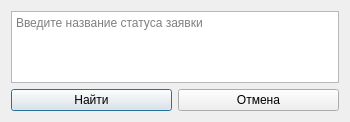
<?xml version="1.0" encoding="UTF-8"?>
<ui version="4.0">
 <class>findfile</class>
 <widget class="QDialog" name="findfile">
  <property name="geometry">
   <rect>
    <x>0</x>
    <y>0</y>
    <width>350</width>
    <height>122</height>
   </rect>
  </property>
  <property name="windowTitle">
   <string>Dialog</string>
  </property>
  <layout class="QVBoxLayout" name="verticalLayout_2">
   <item>
    <layout class="QVBoxLayout" name="verticalLayout">
     <item>
      <widget class="QTextEdit" name="textEdit">
       <property name="placeholderText">
        <string>Введите название статуса заявки</string>
       </property>
      </widget>
     </item>
     <item>
      <layout class="QHBoxLayout" name="horizontalLayout">
       <item>
        <widget class="QPushButton" name="findBut">
         <property name="text">
          <string>Найти</string>
         </property>
        </widget>
       </item>
       <item>
        <widget class="QPushButton" name="cancelBut">
         <property name="text">
          <string>Отмена</string>
         </property>
        </widget>
       </item>
      </layout>
     </item>
    </layout>
   </item>
  </layout>
 </widget>
 <resources/>
 <connections/>
</ui>
